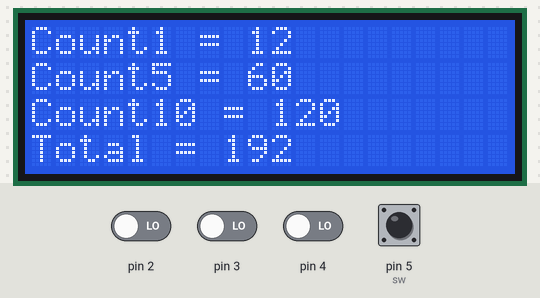
A sketch run on a simulated Arduino Uno, built with avr-gcc and run on an emulated ATmega328P. Shown: 20×4 character LCD. Inputs (shaded band) come from the test bench; at power-on: pin 2–4, pin 5 (sw) LOW. What the sketch prints to the serial monitor is not drawn.

Above: at 1.2 s.
1.3 s: pin 5 (sw) pulled HIGH for 0.15 s
At 2.0 s:
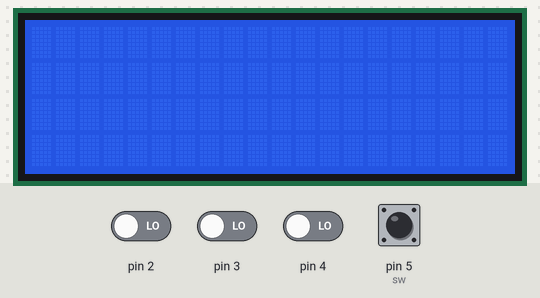
3.8 s: pin 2 driven HIGH
At 4.07 s:
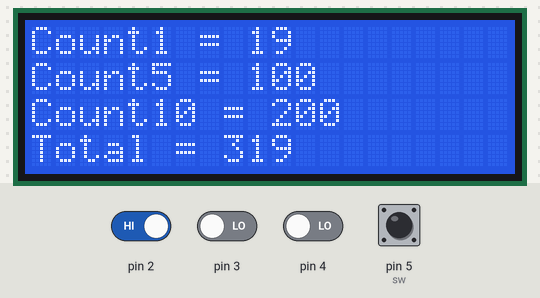
5.4 s: pin 5 (sw) pulled HIGH for 1 s
At 6.63 s:
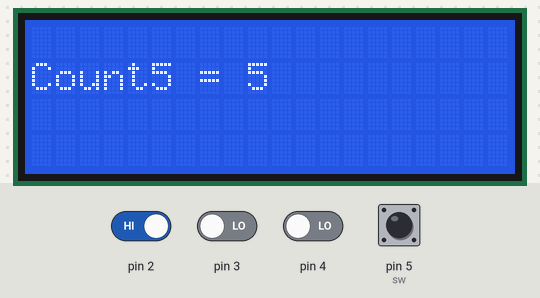
9.2 s: pin 3 driven HIGH
At 9.69 s:
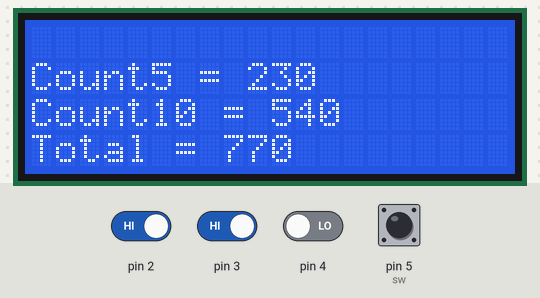
11.0 s: pin 5 (sw) pulled HIGH for 0.15 s
At 12.22 s:
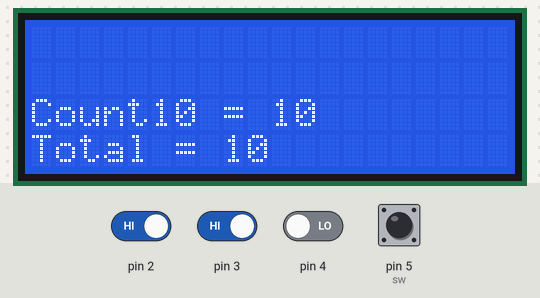
14.1 s: pin 4 driven HIGH
At 14.6 s:
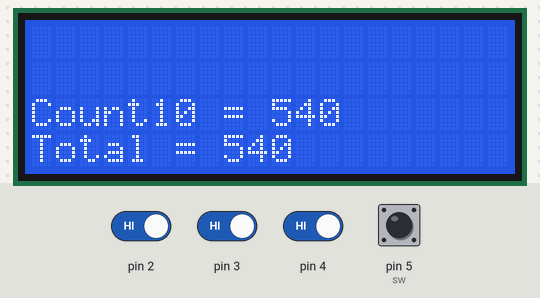
Timing chart, 0 to 16.6 s (numbered marks = the images above; inputs shaded):
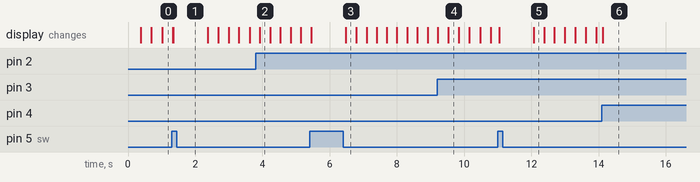

The sketch:

counter.ino
```cpp
#include <COUNTER.h>
//Lcd Library
#include <Wire.h>
#include <LiquidCrystal_I2C.h>

LiquidCrystal_I2C lcd(0x27, 20, 4);
// Set variable for store 1, 5, 10 coin
int totalAll=0;
int count1All=0;
int count5All=0;
int count10All=0;
int sw = 5;

// Initial object for calling Library
COUNTER c1;
COUNTER c2;
COUNTER c3;


void setup() {
  // put your setup code here, to run once:
  // Set switch
  pinMode(sw, INPUT);
  Serial.begin(115200);
  // Set pin sensor from using .Init
  c1.Init(2);
  c2.Init(3);
  c3.Init(4);
  // Start LCD
  lcd.begin();
  lcd.backlight();
}

void loop() {
  // put your main code here, to run repeatedly:
  int num1 = c1.getSensor(); // get value from sensor and store in num1 to save 1 coin
  int num5 = c2.getSensor(); // get value from sensor and store in num1 to save 5 coin
  int num10 = c3.getSensor();  // get value from sensor and store in num1 to save 10 coin
  int switch_1 = digitalRead(sw); // get value from switch
  delay(5);
  Serial.println(switch_1);
  // check switch from user
  if(switch_1==1){
    lcd.clear();
    count1All=0;
    count5All=0;
    count10All=0;
    totalAll=0;
    delay(1000);
  }
  // check sensor that 1 coin though the sensor and store in count1All and print it to LCD
  if(num1==0){
    count1All += c1.processCount1();
    delay(10);
    lcd.setCursor(0, 0);
    lcd.print("Count1 = ");
    lcd.print(count1All);
  }
  // check sensor that 5 coin though the sensor and store in count5All and print it to LCD
  if(num5==0){
    count5All += c2.processCount5();
    delay(10);
    lcd.setCursor(0, 1);
    lcd.print("Count5 = ");
    lcd.print(count5All);
  }
  // check sensor that 10 coin though the sensor and store in count10All and print it to LCD
  if(num10==0){
    count10All += c3.processCount10();
    delay(10);
    lcd.setCursor(0, 2);
    lcd.print("Count10 = ");
    lcd.print(count10All);
  }
  // Sum all value from any sensor
  totalAll = count1All + count5All + count10All;
  lcd.setCursor(0, 3);
  lcd.print("Total = ");
  lcd.print(totalAll);
}
```

Measured:
- after the input at 1.3 s, the display: first differs from a run without the input after 0.05 s (image 1)
- after the input at 5.4 s, the display: first differs from a run without the input after 0.05 s (image 3 shows a later state)
- after the input at 11.0 s, the display: first changes at once (image 5 shows a later state)
